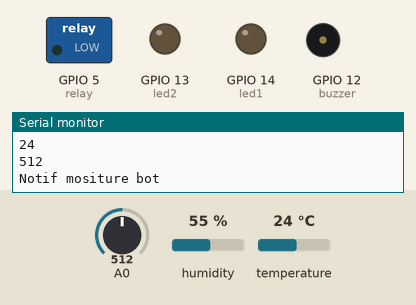
This sketch was run on a simulated ESP8266 (NodeMCU). Parts: switched loads named in the sketch (green lamp = pin HIGH), output pins drawn as LEDs (lit = HIGH), buzzer (waves = sounding, pin HIGH), the last lines printed to the serial monitor. The inputs (shaded band) are chosen by the test bench; at power-on: A0 = 512, humidity 55 %, temperature 24 °C. WiFi joins after 1.5 s; servers stay silent unless stated; uploads are accepted with an empty reply.

Above: at 2.7 s.
2.8 s: A0 set to 789
7.8 s: A0 set to 807
At 11.8 s:
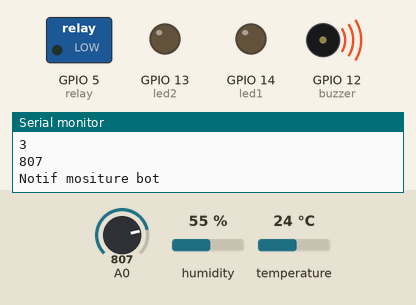
At 13.7 s:
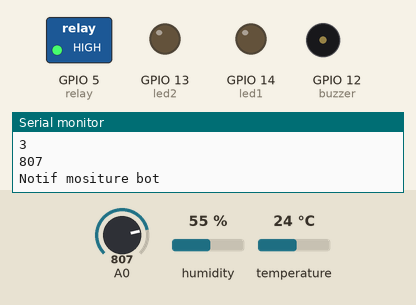
Timing chart, 0 to 26.2 s (numbered marks = the images above; inputs shaded):
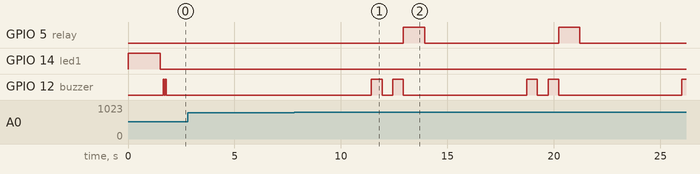

The sketch:

garden-4767bc6fa818467abf8c.ino
```cpp
#include <ESP8266WiFi.h>
#include <WiFiClientSecure.h>
#include <DHT.h>
#define DHTPIN 4
#define DHTTYPE DHT11
DHT dht(DHTPIN, DHTTYPE);
#include <ESP8266WebServer.h>
#include <ESP8266HTTPClient.h>

//CONNECT WIFI, ganti wifi anda di sini
char ssid[] = "admin";     // your network SSID (name)
char password[] = "admin123"; // your network key
char raspi_input[] = "http://192.168.1.14:5000/input";
const char* control_page="control/2";
char id_arduino[]="4767bc6fa818467abf8c";
char nama[]="Depan";


WiFiClientSecure client;
String control;
int led1=14;
int stat = 0;
int led2=13;
int relay=5;
int buzzer=12;
float h=0;
float t=0;
int sm=0;
int Relay = 0;
int limit=0;


int smval=0;
int val=0;
bool Start = false;


int readSuhu(){
    smval = analogRead(sm);
    Serial.println(smval);
    return smval;
}

//Relay control for timing
void relay1(int Relay){
    if(Relay==1){
    digitalWrite(relay,HIGH);
    delay(1000);
    digitalWrite(relay,LOW);
    }
    else if(Relay==0)
    digitalWrite(relay,LOW);
}


//upload data to raspberry server local
void post(){
    HTTPClient http;    //Declare object of class HTTPClient
    //Sensor
    smval = readSuhu();
    val= map(smval,1023,465,0,100);
    if(val<0)val=0;
    else if (val>100)val=100;
    h = dht.readHumidity();
    t = dht.readTemperature();
    //Post Data
    String postData;
    postData = "suhu=" + String(t) + "&lembap=" + String(h) + "&sm=" + String(val) + "&relay=" + String(Relay)+ "&id_arduino="+String(id_arduino)+ "&nama="+String(nama);
    //NGROK SERVER LOCAL HARAP DIGANTI SETIAP BOOT UP SERVER
    http.begin(raspi_input);              //Specify request destination
    http.addHeader("Content-Type", "application/x-www-form-urlencoded"); //Specify content-type header
    int httpCode = http.POST(postData);   //Send the request
    String payload = http.getString();    //Get the response payload
    Serial.println(httpCode);   //Print HTTP return code
    Serial.println(payload);    //Print request response payload
    http.end();  //Close connection
    Serial.println("Post berhasil");
    Serial.println("Suhu: " + String(t) +", Kelembapan: " + String(h) +", SM: "+ String(val) + ", relay: "+ String(Relay)+ ", id: "+ String(id_arduino));
}


//-------------------SETUP MULAI------------------
void setup() {
    Serial.begin(9600);
    dht.begin();
    // Set WiFi to station mode and disconnect from an AP if it was Previously
    // connected
    WiFi.mode(WIFI_STA);
    WiFi.disconnect();
    delay(10);
    pinMode(buzzer,OUTPUT);
    pinMode(relay,OUTPUT);
    pinMode(led1,OUTPUT);
    pinMode(led2,OUTPUT);
    Serial.print("Connecting Wifi: ");
    Serial.println(ssid);
    WiFi.begin(ssid, password);
    while (WiFi.status() != WL_CONNECTED) {
    Serial.print(".");//if not connected printing .........
    digitalWrite(led1,HIGH);
    delay(50);
    }
    Serial.println("");
    Serial.println("WiFi connected");
    Serial.print("IP address: ");
    Serial.println(WiFi.localIP());
    digitalWrite(led1,LOW);
    client.setInsecure();
}

//----------------LOOP MULAI-----------------

void loop(){
    if (WiFi.status() != WL_CONNECTED) {
        delay(1);
        digitalWrite(led1,HIGH);
        WiFi.begin(ssid, password);
        return;
    }

    smval = readSuhu();
    val= map(smval,1023,465,0,100);
    if(val<0)val=0;
    else if (val>100)val=100;
    Serial.println("Notif mositure bot");
    if (val < 40.00 && limit==3) {
    String welcome = "Perhatian, tanah kering! \U0001F525";
    welcome += "\n\nSoil Moisture : ";
    welcome += val;
    welcome += "%\nRelay dinyalakan ";
        digitalWrite(buzzer,HIGH);
        delay(500);
        digitalWrite(buzzer,LOW);
        delay(500);
        digitalWrite(buzzer,HIGH);
        delay(500);
        digitalWrite(buzzer,LOW);
        relay1(1);
        Relay = 1;
        Serial.println("Mengirim pesan bot");
        if (stat == 1){
        stat = 0;
        }
    }else if(val >= 40.00 && stat == 0 && limit==3) {
    String welcome = "Kondisi tanah sudah kembali normal \U00002705";
    welcome += "\n\nSoil Moisture : ";
    welcome += val;
    welcome += "%\nRelay dimatikan ";
        digitalWrite(buzzer,HIGH);
        delay(50);
        digitalWrite(buzzer,LOW);
        delay(50);
        digitalWrite(buzzer,HIGH);
        delay(50);
        digitalWrite(buzzer,LOW);
        relay1(0);
        Relay = 0;
        Serial.println("Mengirim pesan bot");
        stat = 1;
    }
    Serial.println("Notif selesai");
//    delay(100);
    limit++;
    Serial.println(limit);
    if(limit==100){
    post();//upload data to raspberry only happen once in 4 loop
    limit=0;
    }
}
                
```

Measured:
- the behaviour switches between 797 and 798 on A0 (found by bisection; images 0 and 1)
- after the input at 7.8 s, GPIO 5 (relay): alternates HIGH for 1.0 s and LOW for 6.3 s, starting after 5.1 s; GPIO 12 (buzzer): LOW → HIGH after 3.6 s, → LOW 0.50 s later, → HIGH 0.50 s later, → LOW 0.50 s later, … (9 changes in this stretch)
- by itself, GPIO 12 (buzzer): alternates HIGH for 0.05 s and LOW for 0.05 s, 4 changes in all, then stays LOW
